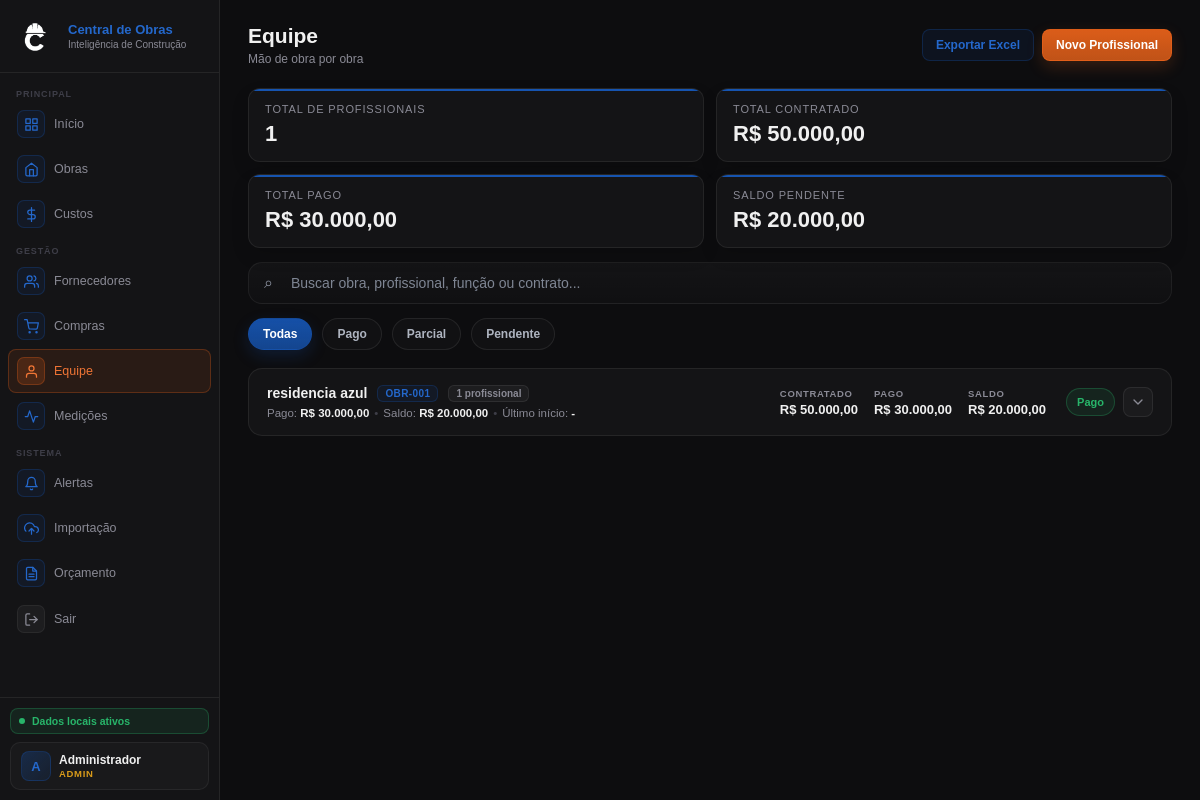
/equipe (signed in), run on an earlier commit of the app's database.
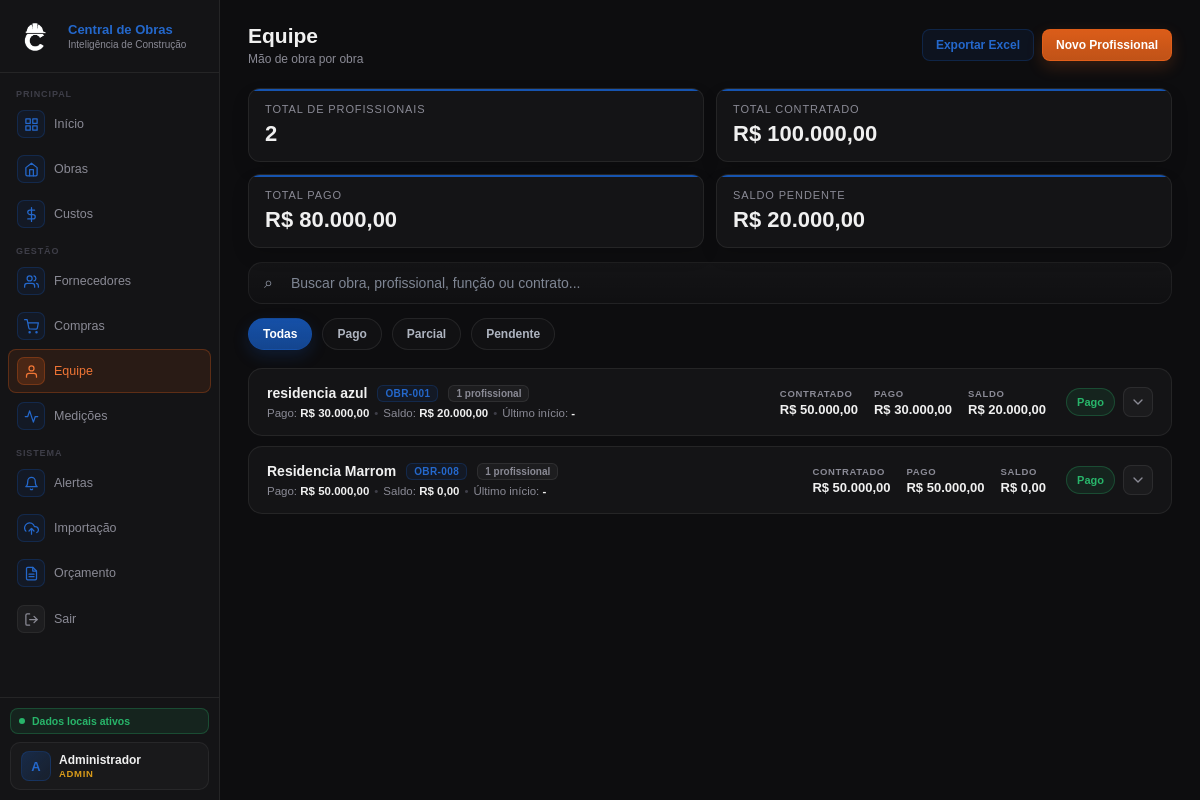
And on a later commit of the database.
### tables this page shows
CREATE TABLE obras (
    id INTEGER PRIMARY KEY AUTOINCREMENT,
    codigo TEXT NOT NULL UNIQUE,
    nome TEXT NOT NULL,
    endereco TEXT,
    tipologia TEXT,
    area_m2 REAL,
    data_inicio TEXT,
    data_fim_prevista TEXT,
    orcamento REAL DEFAULT 0,
    receita_total REAL DEFAULT 0,
    progresso_percentual REAL DEFAULT 0,
    status TEXT NOT NULL DEFAULT 'planejamento',
    criado_em TIMESTAMP DEFAULT CURRENT_TIMESTAMP
, tipo_obra TEXT NOT NULL DEFAULT 'contrato');

CREATE TABLE equipe (
    id INTEGER PRIMARY KEY AUTOINCREMENT,
    obra_id INTEGER NOT NULL,
    nome TEXT NOT NULL,
    funcao TEXT,
    contrato TEXT,
    data_inicio TEXT,
    valor_contratado REAL DEFAULT 0,
    valor_pago REAL DEFAULT 0,
    status_pagamento TEXT,
    observacao TEXT,
    FOREIGN KEY (obra_id) REFERENCES obras(id)
);

### routes/equipe_routes.py (the view)
@equipe_bp.route("/equipe")
def equipe():
    if not usuario_logado() or not eh_leitura():
        return redirect(url_for("auth_bp.login"))
    lista_equipe = query_all("""
        SELECT e.*, o.codigo AS codigo_obra, o.nome AS nome_obra
        FROM equipe e
        JOIN obras o ON e.obra_id = o.id
        ORDER BY e.id DESC
    """)
    obras = query_all("SELECT * FROM obras ORDER BY nome ASC")
    return render_template("equipe.html", equipe=lista_equipe, obras=obras)

### app.py (called while the page is built)
@app.context_processor
def inject_helpers():
    return dict(
        formatar_moeda=formatar_moeda,
        calcular_media_fornecedor=calcular_media_fornecedor,
        formatar_tipo_obra=formatar_tipo_obra,
        eh_admin=eh_admin,
        eh_gestor=eh_gestor,
        eh_leitura=eh_leitura,
        usuario_perfil=usuario_perfil,
    )

### auth.py (called while the page is built)
def usuario_logado():
    return "usuario_id" in session

def usuario_perfil():
    return session.get("usuario_perfil", "")

def eh_admin():
    return usuario_perfil() == "admin"

def eh_gestor():
    return usuario_perfil() in ["admin", "gestor"]

def eh_leitura():
    return usuario_perfil() in ["admin", "gestor", "leitura"]

### database.py (called while the page is built)
def get_connection():
    conn = sqlite3.connect(DB_PATH)
    conn.row_factory = sqlite3.Row
    return conn

def query_all(sql, params=()):
    conn = get_connection()
    cursor = conn.execute(sql, params)
    rows = cursor.fetchall()
    conn.close()
    return rows

### utils.py (called while the page is built)
def formatar_moeda(valor):
    if valor is None:
        valor = 0
    return f"R$ {valor:,.2f}".replace(",", "X").replace(".", ",").replace("X", ".")

### templates/equipe.html (shortened to what the changed rows need)
{% extends "base.html" %}
{% block content %}
{% set total_profissionais = equipe|length %}
{% set total_contratado = equipe|sum(attribute='valor_contratado') or 0 %}
{% set total_pago = equipe|sum(attribute='valor_pago') or 0 %}
{% set saldo_pendente = total_contratado - total_pago %}
{% set qtd_pendentes = equipe|selectattr('status_pagamento', 'equalto', 'Pendente')|list|length %}
{% set qtd_parciais = equipe|selectattr('status_pagamento', 'equalto', 'Parcial')|list|length %}
{% set qtd_pagos = equipe|selectattr('status_pagamento', 'equalto', 'Pago')|list|length %}
<div class="hdr">
    <div>
        <h1>Equipe</h1>
    </div>
</div>
<div class="quick-strip equipe-quick-strip">
    <div class="quick-item">
        <div class="quick-label">Total de profissionais</div>
        <div class="quick-value">{{ total_profissionais }}</div>
    </div>
    <div class="quick-item">
        <div class="quick-label">Total contratado</div>
        <div class="quick-value">{{ formatar_moeda(total_contratado) }}</div>
    </div>
    <div class="quick-item">
        <div class="quick-label">Total pago</div>
        <div class="quick-value">{{ formatar_moeda(total_pago) }}</div>
    </div>
</div>
<div class="equipe-obras-list" id="equipeObrasList">
    {% for grupo in equipe|groupby('codigo_obra') %}
    {% set obra_codigo = grupo.grouper %}
    {% set itens = grupo.list %}
    {% set primeira = itens[0] %}
    {% set soma_contratado = itens|sum(attribute='valor_contratado') or 0 %}
    {% set soma_pago = itens|sum(attribute='valor_pago') or 0 %}
    {% set saldo_obra = soma_contratado - soma_pago %}
    {% set total_obra = itens|length %}
    {% set pendentes_obra = itens|selectattr('status_pagamento', 'equalto', 'Pendente')|list|length %}
    {% set parciais_obra = itens|selectattr('status_pagamento', 'equalto', 'Parcial')|list|length %}
    {% set pagos_obra = itens|selectattr('status_pagamento', 'equalto', 'Pago')|list|length %}
    {% if pendentes_obra > 0 %}
    {% set status_obra = 'Pendente' %}
    {% set status_classe = 'pendente' %}
    {% elif parciais_obra > 0 %}
    {% set status_obra = 'Parcial' %}
    {% set status_classe = 'parcial' %}
    {% else %}
    {% set status_obra = 'Pago' %}
    {% set status_classe = 'pago' %}
    {% endif %}
    {% set ultima_data = namespace(valor='-') %}
    {% for item in itens %}
    {% if item.data_inicio %}
    {% set ultima_data.valor = item.data_inicio %}
    {% endif %}
    {% endfor %}
    <div class="equipe-obra-card"
        data-search="{% for item in itens %}{{ (item.codigo_obra or '')|lower }} {{ (item.nome_obra or '')|lower }} {{ (item.nome or '')|lower }} {{ (item.funcao or '')|lower }} {{ (item.contrato or '')|lower }} {{ (item.status_pagamento or '')|lower }} {% endfor %}"
        data-status="{{ status_classe }}">
        <div class="equipe-obra-main">
            <div class="equipe-obra-identity">
                <div class="equipe-obra-title-row">
                    <a href="{{ url_for('obras_bp.obra_detalhe', codigo=obra_codigo) }}" class="equipe-obra-nome">
                        {{ primeira.nome_obra }}
                    </a>
                    <span class="equipe-obra-codigo">{{ obra_codigo }}</span>
                    <span class="equipe-obra-count">{{ total_obra }} profissional{{ '' if total_obra == 1 else 'is'
                        }}</span>
                </div>
                <div class="equipe-obra-subtitle">
                    <span>Pago: <strong>{{ formatar_moeda(soma_pago) }}</strong></span>
                    <span class="equipe-obra-dot">•</span>
                    <span>Saldo: <strong>{{ formatar_moeda(saldo_obra) }}</strong></span>
                    <span class="equipe-obra-dot">•</span>
                    <span>Último início: <strong>{{ ultima_data.valor }}</strong></span>
                </div>
            </div>
            <div class="equipe-obra-kpis">
                <div class="equipe-kv">
                    <span class="equipe-kv-label">Contratado</span>
                    <span class="equipe-kv-value">{{ formatar_moeda(soma_contratado) }}</span>
                </div>
                <div class="equipe-kv">
                    <span class="equipe-kv-label">Pago</span>
                    <span class="equipe-kv-value">{{ formatar_moeda(soma_pago) }}</span>
                </div>
                <div class="equipe-kv">
                    <span class="equipe-kv-label">Saldo</span>
                    <span class="equipe-kv-value">{{ formatar_moeda(saldo_obra) }}</span>
                </div>
            </div>
            <div class="equipe-obra-actions">
                <span class="equipe-saldo-pill equipe-saldo-pill--{{ status_classe }}">{{ status_obra }}</span>
                <button type="button" class="equipe-expand-btn" data-target="equipeDetalhes{{ loop.index }}"
                    aria-label="Expandir equipe da obra">
                    <svg width="16" height="16" viewBox="0 0 24 24" fill="none">
                        <path d="M6 9L12 15L18 9" stroke="currentColor" stroke-width="2" stroke-linecap="round"
                            stroke-linejoin="round" />
                    </svg>
                </button>
            </div>
        </div>
    </div>
    {% else %}
    <div class="equipe-empty-state">Nenhum profissional cadastrado ainda.</div>
    {% endfor %}
</div>
{% endblock %}

What changed in the data, as far as the page shows it:
added equipe: total_obra "1", formatar_moeda "R$ 50.000,00", formatar_moeda "R$ 0,00", valor "-", status_obra "Pago"
now on this page (row unchanged): obras: nome_obra "Residencia Marrom", codigo "OBR-008"
Also different on the page:
{{ total_profissionais }}: "1" → "2"
text no longer shown: "R$ 50.000,00 R$ 30.000,00"
text now shown: "R$ 100.000,00 R$ 80.000,00"
